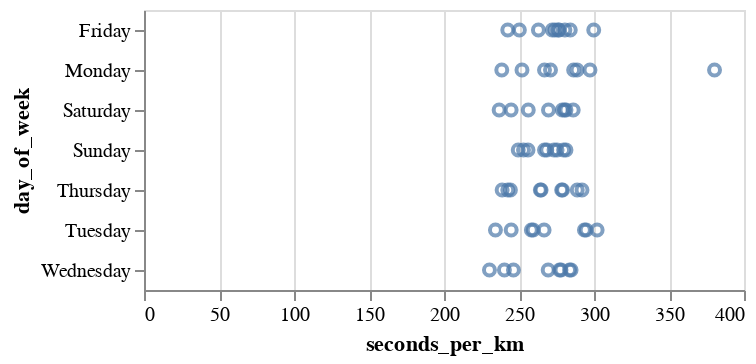

Notebook code cell kept with this figure:
### Code cell
# T: temporal type; N: nominal type; Q: quantitative type; O: ordinal type
alt.Chart(df).mark_point().encode(
    alt.X('seconds_per_km:Q'),
    alt.Y('day_of_week:N')
).interactive()

### Figure 1 — Vega-Lite specification as saved in the notebook (floating-point values rounded to 4 significant figures)
{"$schema": "https://vega.github.io/schema/vega-lite/v5.17.0.json", "config": {"view": {"continuousHeight": 300, "continuousWidth": 300}}, "data": {"name": "data-b5e90de4fab0477a6d479abe6d38b620"}, "datasets": {"data-b5e90de4fab0477a6d479abe6d38b620": [{"avgPace(/meter)": 0.3787, "calories(kcal)": 71, "date": "2022-01-10 20:39", "day_of_week": "Monday", "distance(m)": 1191, "distance_rounded": 1, "maxPace(/meter)": 7.246, "minPace(/meter)": 0.2501, "seconds_per_km": 380.4, "speed_per_km": "06:20.35", "sportTime(s)": 453, "startTime": "2022-01-10T13:39:17+00:00", "type": 1}, {"avgPace(/meter)": 0.2878, "calories(kcal)": 60, "date": "2022-01-13 16:23", "day_of_week": "Thursday", "distance(m)": 1004, "distance_rounded": 1, "maxPace(/meter)": 2.342, "minPace(/meter)": 0.1982, "seconds_per_km": 288.8, "speed_per_km": "04:48.84", "sportTime(s)": 290, "startTime": "2022-01-13T09:23:16+00:00", "type": 1}, {"avgPace(/meter)": 0.2637, "calories(kcal)": 39, "date": "2022-02-03 17:41", "day_of_week": "Thursday", "distance(m)": 1001, "distance_rounded": 1, "maxPace(/meter)": 0.609, "minPace(/meter)": 0.1993, "seconds_per_km": 264.7, "speed_per_km": "04:24.74", "sportTime(s)": 265, "startTime": "2022-02-03T10:41:12+00:00", "type": 1}, {"avgPace(/meter)": 0.2803, "calories(kcal)": 50, "date": "2022-02-05 18:46", "day_of_week": "Saturday", "distance(m)": 1006, "distance_rounded": 1, "maxPace(/meter)": 0.6911, "minPace(/meter)": 0.229, "seconds_per_km": 281.3, "speed_per_km": "04:41.31", "sportTime(s)": 283, "startTime": "2022-02-05T11:46:47+00:00", "type": 1}, {"avgPace(/meter)": 0.2675, "calories(kcal)": 34, "date": "2022-02-06 18:36", "day_of_week": "Sunday", "distance(m)": 1013, "distance_rounded": 1, "maxPace(/meter)": 0.6361, "minPace(/meter)": 0.2325, "seconds_per_km": 268.5, "speed_per_km": "04:28.51", "sportTime(s)": 272, "startTime": "2022-02-06T11:36:48+00:00", "type": 1}, {"avgPace(/meter)": 0.26, "calories(kcal)": 39, "date": "2022-02-11 18:49", "day_of_week": "Friday", "distance(m)": 1004, "distance_rounded": 1, "maxPace(/meter)": 0.788, "minPace(/meter)": 0.198, "seconds_per_km": 262.9, "speed_per_km": "04:22.95", "sportTime(s)": 264, "startTime": "2022-02-11T11:49:54+00:00", "type": 1}, {"avgPace(/meter)": 0.2552, "calories(kcal)": 44, "date": "2022-02-12 18:25", "day_of_week": "Saturday", "distance(m)": 1011, "distance_rounded": 1, "maxPace(/meter)": 0.5571, "minPace(/meter)": 0.1928, "seconds_per_km": 256.2, "speed_per_km": "04:16.18", "sportTime(s)": 259, "startTime": "2022-02-12T11:25:02+00:00", "type": 1}, {"avgPace(/meter)": 0.255, "calories(kcal)": 37, "date": "2022-02-13 18:09", "day_of_week": "Sunday", "distance(m)": 1000, "distance_rounded": 1, "maxPace(/meter)": 0.576, "minPace(/meter)": 0.194, "seconds_per_km": 256, "speed_per_km": "04:16.00", "sportTime(s)": 256, "startTime": "2022-02-13T11:09:12+00:00", "type": 1}, {"avgPace(/meter)": 0.2854, "calories(kcal)": 43, "date": "2022-02-14 18:50", "day_of_week": "Monday", "distance(m)": 1002, "distance_rounded": 1, "maxPace(/meter)": 0.7446, "minPace(/meter)": 0.2587, "seconds_per_km": 286.4, "speed_per_km": "04:46.43", "sportTime(s)": 287, "startTime": "2022-02-14T11:50:09+00:00", "type": 1}, {"avgPace(/meter)": 0.2827, "calories(kcal)": 60, "date": "2022-02-16 18:12", "day_of_week": "Wednesday", "distance(m)": 1001, "distance_rounded": 1, "maxPace(/meter)": 2.165, "minPace(/meter)": 0.1834, "seconds_per_km": 283.7, "speed_per_km": "04:43.72", "sportTime(s)": 284, "startTime": "2022-02-16T11:12:40+00:00", "type": 1}, {"avgPace(/meter)": 0.2793, "calories(kcal)": 55, "date": "2022-03-05 07:10", "day_of_week": "Saturday", "distance(m)": 1006, "distance_rounded": 1, "maxPace(/meter)": 0.6154, "minPace(/meter)": 0.2083, "seconds_per_km": 280.3, "speed_per_km": "04:40.32", "sportTime(s)": 282, "startTime": "2022-03-05T00:10:22+00:00", "type": 1}, {"avgPace(/meter)": 0.2796, "calories(kcal)": 47, "date": "2022-03-18 18:26", "day_of_week": "Friday", "distance(m)": 1005, "distance_rounded": 1, "maxPace(/meter)": 0.8749, "minPace(/meter)": 0.2372, "seconds_per_km": 280.6, "speed_per_km": "04:40.60", "sportTime(s)": 282, "startTime": "2022-03-18T11:26:11+00:00", "type": 1}, {"avgPace(/meter)": 0.2964, "calories(kcal)": 57, "date": "2022-03-28 18:45", "day_of_week": "Monday", "distance(m)": 1046, "distance_rounded": 1, "maxPace(/meter)": 0.639, "minPace(/meter)": 0.2149, "seconds_per_km": 297.3, "speed_per_km": "04:57.32", "sportTime(s)": 311, "startTime": "2022-03-28T11:45:13+00:00", "type": 1}, {"avgPace(/meter)": 0.3011, "calories(kcal)": 57, "date": "2022-03-29 19:02", "day_of_week": "Tuesday", "distance(m)": 1003, "distance_rounded": 1, "maxPace(/meter)": 0.6835, "minPace(/meter)": 0.2301, "seconds_per_km": 302.1, "speed_per_km": "05:2.09", "sportTime(s)": 303, "startTime": "2022-03-29T12:02:25+00:00", "type": 1}, {"avgPace(/meter)": 0.2837, "calories(kcal)": 49, "date": "2022-03-30 18:52", "day_of_week": "Wednesday", "distance(m)": 1001, "distance_rounded": 1, "maxPace(/meter)": 0.4753, "minPace(/meter)": 0.1658, "seconds_per_km": 284.7, "speed_per_km": "04:44.72", "sportTime(s)": 285, "startTime": "2022-03-30T11:52:16+00:00", "type": 1}, {"avgPace(/meter)": 0.27, "calories(kcal)": 48, "date": "2022-04-04 17:57", "day_of_week": "Monday", "distance(m)": 1000, "distance_rounded": 1, "maxPace(/meter)": 0.7117, "minPace(/meter)": 0.2248, "seconds_per_km": 271, "speed_per_km": "04:31.00", "sportTime(s)": 271, "startTime": "2022-04-04T10:57:56+00:00", "type": 1}, {"avgPace(/meter)": 0.273, "calories(kcal)": 51, "date": "2022-04-08 18:39", "day_of_week": "Friday", "distance(m)": 1000, "distance_rounded": 1, "maxPace(/meter)": 0.6707, "minPace(/meter)": 0.2315, "seconds_per_km": 274, "speed_per_km": "04:34.00", "sportTime(s)": 274, "startTime": "2022-04-08T11:39:28+00:00", "type": 1}, {"avgPace(/meter)": 0.2744, "calories(kcal)": 45, "date": "2022-04-10 18:41", "day_of_week": "Sunday", "distance(m)": 1006, "distance_rounded": 1, "maxPace(/meter)": 0.6873, "minPace(/meter)": 0.2137, "seconds_per_km": 275.3, "speed_per_km": "04:35.35", "sportTime(s)": 277, "startTime": "2022-04-10T11:41:58+00:00", "type": 1}, {"avgPace(/meter)": 0.277, "calories(kcal)": 44, "date": "2022-04-13 17:48", "day_of_week": "Wednesday", "distance(m)": 1000, "distance_rounded": 1, "maxPace(/meter)": 0.7634, "minPace(/meter)": 0.2038, "seconds_per_km": 278, "speed_per_km": "04:38.00", "sportTime(s)": 278, "startTime": "2022-04-13T10:48:11+00:00", "type": 1}, {"avgPace(/meter)": 0.2756, "calories(kcal)": 39, "date": "2022-04-15 16:54", "day_of_week": "Friday", "distance(m)": 1005, "distance_rounded": 1, "maxPace(/meter)": 0.7968, "minPace(/meter)": 0.244, "seconds_per_km": 276.6, "speed_per_km": "04:36.62", "sportTime(s)": 278, "startTime": "2022-04-15T09:54:21+00:00", "type": 1}, {"avgPace(/meter)": 0.2939, "calories(kcal)": 62, "date": "2022-04-26 18:40", "day_of_week": "Tuesday", "distance(m)": 1201, "distance_rounded": 1, "maxPace(/meter)": 1.115, "minPace(/meter)": 0.1997, "seconds_per_km": 294.8, "speed_per_km": "04:54.75", "sportTime(s)": 354, "startTime": "2022-04-26T11:40:21+00:00", "type": 1}, {"avgPace(/meter)": 0.2685, "calories(kcal)": 48, "date": "2022-04-27 18:31", "day_of_week": "Wednesday", "distance(m)": 1002, "distance_rounded": 1, "maxPace(/meter)": 0.6803, "minPace(/meter)": 0.2187, "seconds_per_km": 269.5, "speed_per_km": "04:29.46", "sportTime(s)": 270, "startTime": "2022-04-27T11:31:56+00:00", "type": 1}, {"avgPace(/meter)": 0.2774, "calories(kcal)": 50, "date": "2022-04-28 17:37", "day_of_week": "Thursday", "distance(m)": 1002, "distance_rounded": 1, "maxPace(/meter)": 0.8052, "minPace(/meter)": 0.221, "seconds_per_km": 278.4, "speed_per_km": "04:38.44", "sportTime(s)": 279, "startTime": "2022-04-28T10:37:51+00:00", "type": 1}, {"avgPace(/meter)": 0.2974, "calories(kcal)": 89, "date": "2022-04-29 18:01", "day_of_week": "Friday", "distance(m)": 1651, "distance_rounded": 1, "maxPace(/meter)": 1.217, "minPace(/meter)": 0.2073, "seconds_per_km": 299.8, "speed_per_km": "04:59.82", "sportTime(s)": 495, "startTime": "2022-04-29T11:01:29+00:00", "type": 1}, {"avgPace(/meter)": 0.2803, "calories(kcal)": 41, "date": "2022-05-01 16:48", "day_of_week": "Sunday", "distance(m)": 1006, "distance_rounded": 1, "maxPace(/meter)": 0.8224, "minPace(/meter)": 0.2239, "seconds_per_km": 281.3, "speed_per_km": "04:41.31", "sportTime(s)": 283, "startTime": "2022-05-01T09:48:50+00:00", "type": 1}, {"avgPace(/meter)": 0.2761, "calories(kcal)": 42, "date": "2022-05-04 18:52", "day_of_week": "Wednesday", "distance(m)": 1007, "distance_rounded": 1, "maxPace(/meter)": 0.6135, "minPace(/meter)": 0.2112, "seconds_per_km": 277.1, "speed_per_km": "04:37.06", "sportTime(s)": 279, "startTime": "2022-05-04T11:52:29+00:00", "type": 1}, {"avgPace(/meter)": 0.291, "calories(kcal)": 52, "date": "2022-05-05 18:15", "day_of_week": "Thursday", "distance(m)": 1000, "distance_rounded": 1, "maxPace(/meter)": 0.7042, "minPace(/meter)": 0.216, "seconds_per_km": 292, "speed_per_km": "04:52.00", "sportTime(s)": 292, "startTime": "2022-05-05T11:15:38+00:00", "type": 1}, {"avgPace(/meter)": 0.2712, "calories(kcal)": 47, "date": "2022-05-06 17:16", "day_of_week": "Friday", "distance(m)": 1003, "distance_rounded": 1, "maxPace(/meter)": 0.7022, "minPace(/meter)": 0.2276, "seconds_per_km": 272.2, "speed_per_km": "04:32.18", "sportTime(s)": 273, "startTime": "2022-05-06T10:16:48+00:00", "type": 1}, {"avgPace(/meter)": 0.278, "calories(kcal)": 52, "date": "2022-05-07 16:47", "day_of_week": "Saturday", "distance(m)": 1040, "distance_rounded": 1, "maxPace(/meter)": 212, "minPace(/meter)": 0.2129, "seconds_per_km": 278.8, "speed_per_km": "04:38.85", "sportTime(s)": 290, "startTime": "2022-05-07T09:47:30+00:00", "type": 1}, {"avgPace(/meter)": 0.279, "calories(kcal)": 56, "date": "2022-05-08 18:24", "day_of_week": "Sunday", "distance(m)": 1026, "distance_rounded": 1, "maxPace(/meter)": 225, "minPace(/meter)": 0.2221, "seconds_per_km": 279.7, "speed_per_km": "04:39.73", "sportTime(s)": 287, "startTime": "2022-05-08T11:24:19+00:00", "type": 1}, {"avgPace(/meter)": 0.278, "calories(kcal)": 59, "date": "2022-05-12 18:36", "day_of_week": "Thursday", "distance(m)": 1007, "distance_rounded": 1, "maxPace(/meter)": 178, "minPace(/meter)": 0.1781, "seconds_per_km": 279.0, "speed_per_km": "04:39.05", "sportTime(s)": 281, "startTime": "2022-05-12T11:36:50+00:00", "type": 1}, {"avgPace(/meter)": 0.283, "calories(kcal)": 55, "date": "2022-05-13 18:36", "day_of_week": "Friday", "distance(m)": 1024, "distance_rounded": 1, "maxPace(/meter)": 201, "minPace(/meter)": 0.2015, "seconds_per_km": 284.2, "speed_per_km": "04:44.18", "sportTime(s)": 291, "startTime": "2022-05-13T11:36:23+00:00", "type": 1}, {"avgPace(/meter)": 0.273, "calories(kcal)": 51, "date": "2022-05-15 18:36", "day_of_week": "Sunday", "distance(m)": 1028, "distance_rounded": 1, "maxPace(/meter)": 197, "minPace(/meter)": 0.1974, "seconds_per_km": 273.3, "speed_per_km": "04:33.35", "sportTime(s)": 281, "startTime": "2022-05-15T11:36:24+00:00", "type": 1}, {"avgPace(/meter)": 0.288, "calories(kcal)": 63, "date": "2022-05-16 18:31", "day_of_week": "Monday", "distance(m)": 1046, "distance_rounded": 1, "maxPace(/meter)": 210, "minPace(/meter)": 0.2106, "seconds_per_km": 288.7, "speed_per_km": "04:48.72", "sportTime(s)": 302, "startTime": "2022-05-16T11:31:34+00:00", "type": 1}, {"avgPace(/meter)": 0.293, "calories(kcal)": 63, "date": "2022-05-17 18:15", "day_of_week": "Tuesday", "distance(m)": 1049, "distance_rounded": 1, "maxPace(/meter)": 237, "minPace(/meter)": 0.2227, "seconds_per_km": 293.6, "speed_per_km": "04:53.61", "sportTime(s)": 308, "startTime": "2022-05-17T11:15:00+00:00", "type": 1}, {"avgPace(/meter)": 0.2841, "calories(kcal)": 50.03, "date": "2022-05-21 20:48", "day_of_week": "Saturday", "distance(m)": 1003, "distance_rounded": 1, "maxPace(/meter)": 0.6219, "minPace(/meter)": 0.2232, "seconds_per_km": 286.1, "speed_per_km": "04:46.14", "sportTime(s)": 287, "startTime": "2022-05-21T13:48:24+00:00", "type": 1}, {"avgPace(/meter)": 0.265, "calories(kcal)": 44.08, "date": "2022-05-22 17:22", "day_of_week": "Sunday", "distance(m)": 1000, "distance_rounded": 1, "maxPace(/meter)": 0.815, "minPace(/meter)": 0.2136, "seconds_per_km": 267, "speed_per_km": "04:27.00", "sportTime(s)": 267, "startTime": "2022-05-22T10:22:47+00:00", "type": 1}, {"avgPace(/meter)": 0.265, "calories(kcal)": 50.33, "date": "2022-05-23 18:46", "day_of_week": "Monday", "distance(m)": 1000, "distance_rounded": 1, "maxPace(/meter)": 0.668, "minPace(/meter)": 0.2187, "seconds_per_km": 267, "speed_per_km": "04:27.00", "sportTime(s)": 267, "startTime": "2022-05-23T11:46:59+00:00", "type": 1}, {"avgPace(/meter)": 0.2647, "calories(kcal)": 44.15, "date": "2022-05-24 18:54", "day_of_week": "Tuesday", "distance(m)": 1001, "distance_rounded": 1, "maxPace(/meter)": 0.9251, "minPace(/meter)": 0.2227, "seconds_per_km": 266.7, "speed_per_km": "04:26.73", "sportTime(s)": 267, "startTime": "2022-05-24T11:54:01+00:00", "type": 1}, {"avgPace(/meter)": 0.2353, "calories(kcal)": 40.81, "date": "2022-05-25 17:56", "day_of_week": "Wednesday", "distance(m)": 1003, "distance_rounded": 1, "maxPace(/meter)": 0.9066, "minPace(/meter)": 0.1197, "seconds_per_km": 240.3, "speed_per_km": "04:0.28", "sportTime(s)": 241, "startTime": "2022-05-25T10:56:04+00:00", "type": 1}, {"avgPace(/meter)": 0.2622, "calories(kcal)": 53.12, "date": "2022-05-26 17:17", "day_of_week": "Thursday", "distance(m)": 1003, "distance_rounded": 1, "maxPace(/meter)": 0.558, "minPace(/meter)": 0.1968, "seconds_per_km": 264.2, "speed_per_km": "04:24.21", "sportTime(s)": 265, "startTime": "2022-05-26T10:17:38+00:00", "type": 1}, {"avgPace(/meter)": 0.2742, "calories(kcal)": 43.04, "date": "2022-05-27 18:35", "day_of_week": "Friday", "distance(m)": 1003, "distance_rounded": 1, "maxPace(/meter)": 0.757, "minPace(/meter)": 0.2449, "seconds_per_km": 276.2, "speed_per_km": "04:36.17", "sportTime(s)": 277, "startTime": "2022-05-27T11:35:19+00:00", "type": 1}, {"avgPace(/meter)": 0.2677, "calories(kcal)": 51.33, "date": "2022-05-28 17:39", "day_of_week": "Saturday", "distance(m)": 1005, "distance_rounded": 1, "maxPace(/meter)": 0.6452, "minPace(/meter)": 0.2224, "seconds_per_km": 269.7, "speed_per_km": "04:29.65", "sportTime(s)": 271, "startTime": "2022-05-28T10:39:29+00:00", "type": 1}, {"avgPace(/meter)": 0.251, "calories(kcal)": 41, "date": "2022-05-29 18:19", "day_of_week": "Sunday", "distance(m)": 1000, "distance_rounded": 1, "maxPace(/meter)": 0.4274, "minPace(/meter)": 0.1839, "seconds_per_km": 253, "speed_per_km": "04:13.00", "sportTime(s)": 253, "startTime": "2022-05-29T11:19:12+00:00", "type": 1}, {"avgPace(/meter)": 0.25, "calories(kcal)": 48.92, "date": "2022-05-30 18:55", "day_of_week": "Monday", "distance(m)": 1004, "distance_rounded": 1, "maxPace(/meter)": 0.4058, "minPace(/meter)": 0.1746, "seconds_per_km": 252.0, "speed_per_km": "04:11.99", "sportTime(s)": 253, "startTime": "2022-05-30T11:55:16+00:00", "type": 1}, {"avgPace(/meter)": 0.2575, "calories(kcal)": 49.91, "date": "2022-05-31 18:42", "day_of_week": "Tuesday", "distance(m)": 1006, "distance_rounded": 1, "maxPace(/meter)": 0.5513, "minPace(/meter)": 0.203, "seconds_per_km": 259.4, "speed_per_km": "04:19.44", "sportTime(s)": 261, "startTime": "2022-05-31T11:42:33+00:00", "type": 1}, {"avgPace(/meter)": 0.2483, "calories(kcal)": 45.2, "date": "2022-06-03 18:03", "day_of_week": "Friday", "distance(m)": 1003, "distance_rounded": 1, "maxPace(/meter)": 0.8258, "minPace(/meter)": 0.1627, "seconds_per_km": 250.2, "speed_per_km": "04:10.25", "sportTime(s)": 251, "startTime": "2022-06-03T11:03:24+00:00", "type": 1}, {"avgPace(/meter)": 0.2428, "calories(kcal)": 51.81, "date": "2022-06-04 18:38", "day_of_week": "Saturday", "distance(m)": 1001, "distance_rounded": 1, "maxPace(/meter)": 0.5981, "minPace(/meter)": 0.2102, "seconds_per_km": 244.8, "speed_per_km": "04:4.76", "sportTime(s)": 245, "startTime": "2022-06-04T11:38:21+00:00", "type": 1}, {"avgPace(/meter)": 0.2348, "calories(kcal)": 30.82, "date": "2022-06-11 17:38", "day_of_week": "Saturday", "distance(m)": 1001, "distance_rounded": 1, "maxPace(/meter)": 0.5176, "minPace(/meter)": 0.1971, "seconds_per_km": 236.8, "speed_per_km": "03:56.76", "sportTime(s)": 237, "startTime": "2022-06-11T10:38:27+00:00", "type": 1}, {"avgPace(/meter)": 0.2475, "calories(kcal)": 51.79, "date": "2022-06-12 17:47", "day_of_week": "Sunday", "distance(m)": 1006, "distance_rounded": 1, "maxPace(/meter)": 0.6472, "minPace(/meter)": 0.2005, "seconds_per_km": 249.5, "speed_per_km": "04:9.50", "sportTime(s)": 251, "startTime": "2022-06-12T10:47:29+00:00", "type": 1}, {"avgPace(/meter)": 0.2562, "calories(kcal)": 56.05, "date": "2022-06-14 19:03", "day_of_week": "Tuesday", "distance(m)": 1003, "distance_rounded": 1, "maxPace(/meter)": 0.5627, "minPace(/meter)": 0.1935, "seconds_per_km": 258.2, "speed_per_km": "04:18.23", "sportTime(s)": 259, "startTime": "2022-06-14T12:03:23+00:00", "type": 1}, {"avgPace(/meter)": 0.2443, "calories(kcal)": 47.92, "date": "2022-06-15 18:46", "day_of_week": "Wednesday", "distance(m)": 1011, "distance_rounded": 1, "maxPace(/meter)": 0.5219, "minPace(/meter)": 0.1885, "seconds_per_km": 246.3, "speed_per_km": "04:6.29", "sportTime(s)": 249, "startTime": "2022-06-15T11:46:25+00:00", "type": 1}, {"avgPace(/meter)": 0.2405, "calories(kcal)": 33.65, "date": "2022-06-16 18:03", "day_of_week": "Thursday", "distance(m)": 1002, "distance_rounded": 1, "maxPace(/meter)": 0.5764, "minPace(/meter)": 0.1971, "seconds_per_km": 242.5, "speed_per_km": "04:2.51", "sportTime(s)": 243, "startTime": "2022-06-16T11:03:28+00:00", "type": 1}, {"avgPace(/meter)": 0.2405, "calories(kcal)": 48.66, "date": "2022-06-17 18:03", "day_of_week": "Friday", "distance(m)": 1002, "distance_rounded": 1, "maxPace(/meter)": 0.4713, "minPace(/meter)": 0.1802, "seconds_per_km": 242.5, "speed_per_km": "04:2.51", "sportTime(s)": 243, "startTime": "2022-06-17T11:03:58+00:00", "type": 1}, {"avgPace(/meter)": 0.2428, "calories(kcal)": 45, "date": "2022-06-21 19:23", "day_of_week": "Tuesday", "distance(m)": 1009, "distance_rounded": 1, "maxPace(/meter)": 0.5322, "minPace(/meter)": 0.1881, "seconds_per_km": 244.8, "speed_per_km": "04:4.80", "sportTime(s)": 247, "startTime": "2022-06-21T12:23:33+00:00", "type": 1}, {"avgPace(/meter)": 0.2423, "calories(kcal)": 49.76, "date": "2022-06-23 18:16", "day_of_week": "Thursday", "distance(m)": 1003, "distance_rounded": 1, "maxPace(/meter)": 0.627, "minPace(/meter)": 0.1883, "seconds_per_km": 244.3, "speed_per_km": "04:4.27", "sportTime(s)": 245, "startTime": "2022-06-23T11:16:47+00:00", "type": 1}, {"avgPace(/meter)": 0.2365, "calories(kcal)": 48.67, "date": "2022-06-27 18:45", "day_of_week": "Monday", "distance(m)": 1002, "distance_rounded": 1, "maxPace(/meter)": 0.6246, "minPace(/meter)": 0.1815, "seconds_per_km": 238.5, "speed_per_km": "03:58.52", "sportTime(s)": 239, "startTime": "2022-06-27T11:45:38+00:00", "type": 1}, {"avgPace(/meter)": 0.2323, "calories(kcal)": 39.65, "date": "2022-06-28 18:07", "day_of_week": "Tuesday", "distance(m)": 1003, "distance_rounded": 1, "maxPace(/meter)": 0.4755, "minPace(/meter)": 0.1836, "seconds_per_km": 234.3, "speed_per_km": "03:54.30", "sportTime(s)": 235, "startTime": "2022-06-28T11:07:21+00:00", "type": 1}, {"avgPace(/meter)": 0.2283, "calories(kcal)": 33.62, "date": "2022-06-29 19:02", "day_of_week": "Wednesday", "distance(m)": 1003, "distance_rounded": 1, "maxPace(/meter)": 0.5453, "minPace(/meter)": 0.1936, "seconds_per_km": 230.3, "speed_per_km": "03:50.31", "sportTime(s)": 231, "startTime": "2022-06-29T12:02:34+00:00", "type": 1}, {"avgPace(/meter)": 0.2368, "calories(kcal)": 36.82, "date": "2022-06-30 19:31", "day_of_week": "Thursday", "distance(m)": 1001, "distance_rounded": 1, "maxPace(/meter)": 0.6545, "minPace(/meter)": 0.1648, "seconds_per_km": 238.8, "speed_per_km": "03:58.76", "sportTime(s)": 239, "startTime": "2022-06-30T12:31:18+00:00", "type": 1}]}, "encoding": {"x": {"field": "seconds_per_km", "type": "quantitative"}, "y": {"field": "day_of_week", "type": "nominal"}}, "mark": {"type": "point"}, "params": [{"bind": "scales", "name": "param_6", "select": {"encodings": ["x", "y"], "type": "interval"}}]}
